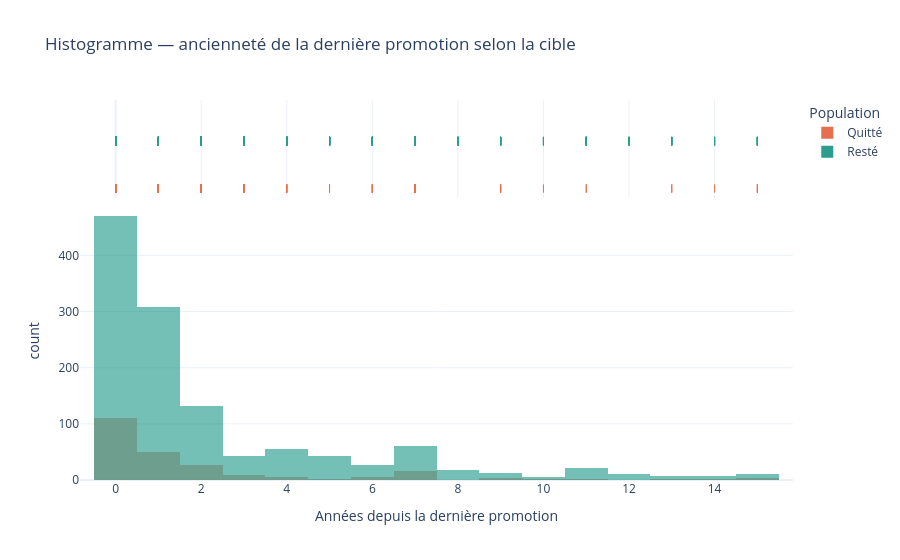

This figure's notebook cell:
### Markdown cell above
<div class="section-title"><h2>3 · Comparaison visuelle des deux populations</h2></div>

<span class="criterion">CE1 — Visualisations avec la cible.</span>
L'histogramme, le boxplot et le scatterplot distinguent explicitement les salariés restés et partis.

### Code cell
df_visualisation = df_merge.assign(
    classe_cible=df_merge[TARGET].map({0: "Resté", 1: "Quitté"})
)

fig = px.histogram(
    df_visualisation,
    x="annees_depuis_la_derniere_promotion",
    color="classe_cible",
    barmode="overlay",
    opacity=0.65,
    nbins=20,
    marginal="rug",
    title="Histogramme — ancienneté de la dernière promotion selon la cible",
    labels={
        "annees_depuis_la_derniere_promotion": "Années depuis la dernière promotion",
        "classe_cible": "Population",
    },
    color_discrete_map={"Resté": "#2a9d8f", "Quitté": "#e76f51"},
)
fig.update_layout(template="plotly_white")
fig.show()

### Figure 1 — Plotly figure (JSON) as saved in the notebook; plotly's stock layout.template omitted (floating-point values rounded to 4 significant figures; data arrays with more than 128 entries replaced by an {"elided": "..."} marker saying what was removed)
{"data": [{"bingroup": "x", "hovertemplate": "Population=Quitté<br>Années depuis la dernière promotion=%{x}<br>count=%{y}<extra></extra>", "legendgroup": "Quitté", "marker": {"color": "#e76f51", "opacity": 0.65, "pattern": {"shape": ""}}, "name": "Quitté", "nbinsx": 20, "orientation": "v", "showlegend": true, "type": "histogram", "x": {"elided": "237 int values"}, "xaxis": "x", "yaxis": "y"}, {"boxpoints": "all", "fillcolor": "rgba(255,255,255,0)", "hoveron": "points", "hovertemplate": "Population=Quitté<br>Années depuis la dernière promotion=%{x}<extra></extra>", "jitter": 0, "legendgroup": "Quitté", "line": {"color": "rgba(255,255,255,0)"}, "marker": {"color": "#e76f51", "symbol": "line-ns-open"}, "name": "Quitté", "showlegend": false, "type": "box", "x": {"elided": "237 int values"}, "xaxis": "x2", "yaxis": "y2"}, {"bingroup": "x", "hovertemplate": "Population=Resté<br>Années depuis la dernière promotion=%{x}<br>count=%{y}<extra></extra>", "legendgroup": "Resté", "marker": {"color": "#2a9d8f", "opacity": 0.65, "pattern": {"shape": ""}}, "name": "Resté", "nbinsx": 20, "orientation": "v", "showlegend": true, "type": "histogram", "x": {"elided": "1233 int values"}, "xaxis": "x", "yaxis": "y"}, {"boxpoints": "all", "fillcolor": "rgba(255,255,255,0)", "hoveron": "points", "hovertemplate": "Population=Resté<br>Années depuis la dernière promotion=%{x}<extra></extra>", "jitter": 0, "legendgroup": "Resté", "line": {"color": "rgba(255,255,255,0)"}, "marker": {"color": "#2a9d8f", "symbol": "line-ns-open"}, "name": "Resté", "showlegend": false, "type": "box", "x": {"elided": "1233 int values"}, "xaxis": "x2", "yaxis": "y2"}], "layout": {"barmode": "overlay", "legend": {"title": {"text": "Population"}, "tracegroupgap": 0}, "title": {"text": "Histogramme — ancienneté de la dernière promotion selon la cible"}, "xaxis": {"anchor": "y", "domain": [0, 1], "title": {"text": "Années depuis la dernière promotion"}}, "xaxis2": {"anchor": "y2", "domain": [0, 1], "matches": "x", "showgrid": true, "showticklabels": false}, "yaxis": {"anchor": "x", "domain": [0, 0.7326], "title": {"text": "count"}}, "yaxis2": {"anchor": "x2", "domain": [0.7426, 1], "matches": "y2", "showgrid": false, "showline": false, "showticklabels": false, "ticks": ""}}}
